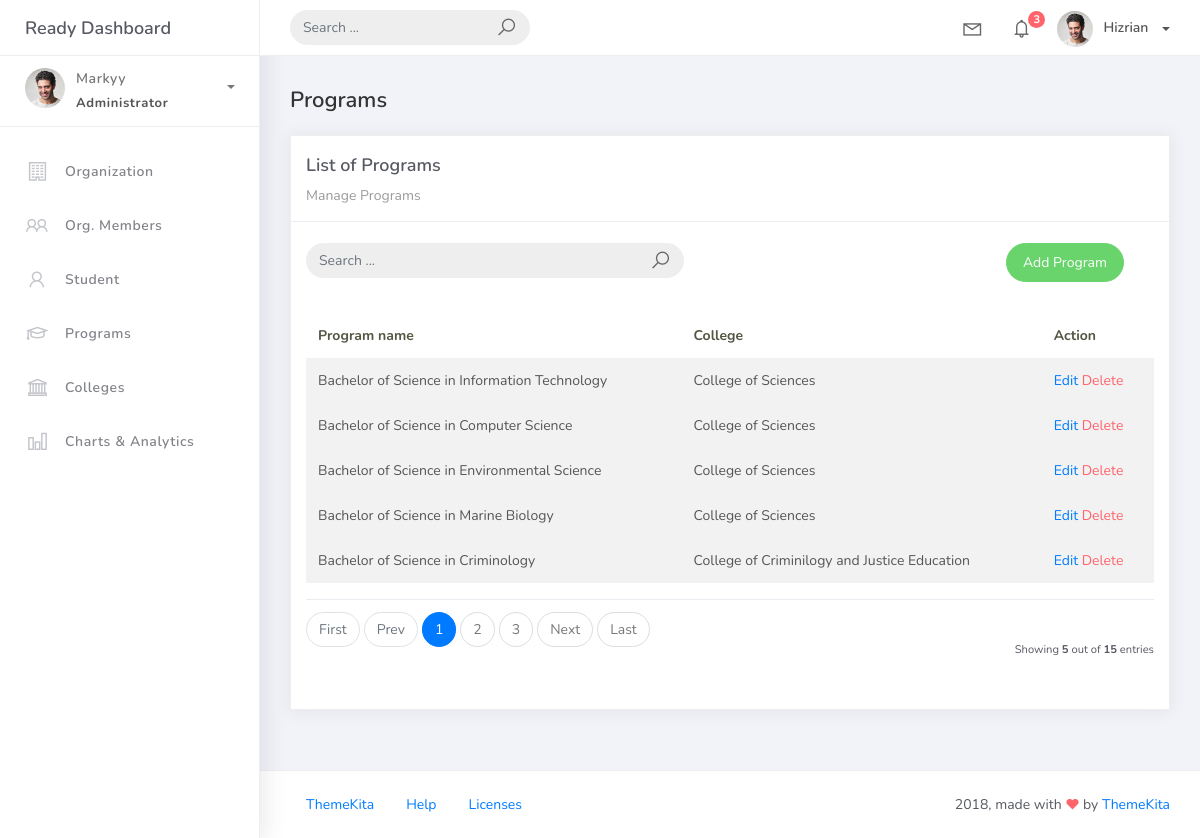
The page /program_list on the database its author committed.
### studentorg/models.py (models this page shows, shortened)
class BaseModel(models.Model):
    created_at = models.DateTimeField(auto_now_add=True, db_index=True)
    updated_at = models.DateTimeField(auto_now=True)
    class Meta:
        abstract = True

class Program(BaseModel):
    prog_name = models.CharField(max_length=150)
    college = models.ForeignKey(College, on_delete=models.CASCADE)

class College(BaseModel):
    college_name = models.CharField(max_length=150)
    def __str__(self):
        return self.college_name

### studentorg/views.py (the view)
# urls.py: path('program_list', ProgramList.as_view(), name='prog-list'),
class ProgramList(ListView):
    model = Program
    context_object_name = 'program'
    template_name = 'prog_list.html'
    paginate_by = 5

### templates/prog_list.html
{% extends 'base.html' %} {% load static %} {% block content %}
<div class="content">
    <div class="container-fluid">
        <h4 class="page-title">Programs</h4>
        <div class="row">
            <div class="col-md-12">
                <div class="card">
                    <div class="card-header">
                        <div class="card-title">List of Programs</div>
                        <div class="card-category">Manage Programs</div>
                    </div>
                    <br />
                    <div class="col-md-12 row">
                    <div class="col-md-6">
                    <form class="navbar-left navbar-form nav-search mr-md-3" action="">
                    <div class="input-group">
                    <input type="text" placeholder="Search ..." class="form-control" />
                    <div class="input-group-append">
                    <span class="input-group-text">
                    <i class="la la-search search-icon"></i>
                    </span>
                    </div>
                    </div>
                    </form>
                    </div>
                    <div class="col-md-6">
                    <div class="pull-right">
                    <a href="{% url 'prog-add' %}" class="btn btn-success btn-rounded">Add Program</a>
                    </div>
                    </div>
                    </div>
                    <div class="card-body">
                        <table class="table table-striped mt-3">
                            <thead>
                                <tr>
                                    <th scope="col">Program name</th>
                                    <th scope="col">College</th>
                                    <th scope="col">Action</th>
                                </tr>
                            </thead>
                            <tbody>
                                {% for object in object_list %}
                                <tr>
                                    <td>{{ object.prog_name }}</td>
                                    <td>{{ object.college }}</td>
                                    <td>
                                        <a href="program_list/{{object.id}}">Edit</a>
                                        <a href="program_list/{{object.id}}/delete" class="text-danger">Delete</a>
                                    </td>
                                    <tr>
                                        {% empty %}
                                    </tr>
                                <td colspan="4" style="text-align: center;">
                                    <p class="text-sm font-weight-bold mb-0">No Records Found</p>
                                </td>
                                </tr>
                                {% endfor %}
                            </tbody>
                        </table>
                        {% include 'includes/pagination.html' %}
                    </div>
                </div>
            </div>
        </div>
    </div>
</div>
{% endblock %}

### rows shown on the page
Program: prog_name "Bachelor of Science in Information Technology", college "College of Sciences"
Program: prog_name "Bachelor of Science in Computer Science", college "College of Sciences"
Program: prog_name "Bachelor of Science in Environmental Science", college "College of Sciences"
Program: prog_name "Bachelor of Science in Marine Biology", college "College of Sciences"
Program: prog_name "Bachelor of Science in Criminology", college "College of Criminilogy and Justice Education"

### other values the page prints
{{ page_num }} "1"
{{ page_num }} "2" "3"
{{ object_list.count }} "5"
{{ paginator.count }} "15"
